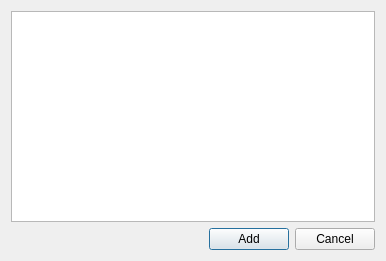
<?xml version="1.0" encoding="UTF-8"?>
<ui version="4.0">
 <class>AddHub</class>
 <widget class="QDialog" name="AddHub">
  <property name="geometry">
   <rect>
    <x>0</x>
    <y>0</y>
    <width>386</width>
    <height>261</height>
   </rect>
  </property>
  <property name="windowTitle">
   <string>Add Hub</string>
  </property>
  <layout class="QVBoxLayout" name="verticalLayout">
   <item>
    <widget class="QListView" name="hubList"/>
   </item>
   <item>
    <layout class="QHBoxLayout" name="horizontalLayout">
     <item>
      <spacer name="horizontalSpacer">
       <property name="orientation">
        <enum>Qt::Horizontal</enum>
       </property>
       <property name="sizeHint" stdset="0">
        <size>
         <width>40</width>
         <height>20</height>
        </size>
       </property>
      </spacer>
     </item>
     <item>
      <widget class="QPushButton" name="addButton">
       <property name="text">
        <string>Add</string>
       </property>
       <property name="autoDefault">
        <bool>true</bool>
       </property>
       <property name="default">
        <bool>true</bool>
       </property>
      </widget>
     </item>
     <item>
      <widget class="QPushButton" name="cancelButton">
       <property name="text">
        <string>Cancel</string>
       </property>
      </widget>
     </item>
    </layout>
   </item>
  </layout>
 </widget>
 <resources/>
 <connections>
  <connection>
   <sender>cancelButton</sender>
   <signal>clicked()</signal>
   <receiver>AddHub</receiver>
   <slot>close()</slot>
   <hints>
    <hint type="sourcelabel">
     <x>333</x>
     <y>237</y>
    </hint>
    <hint type="destinationlabel">
     <x>192</x>
     <y>130</y>
    </hint>
   </hints>
  </connection>
 </connections>
</ui>
